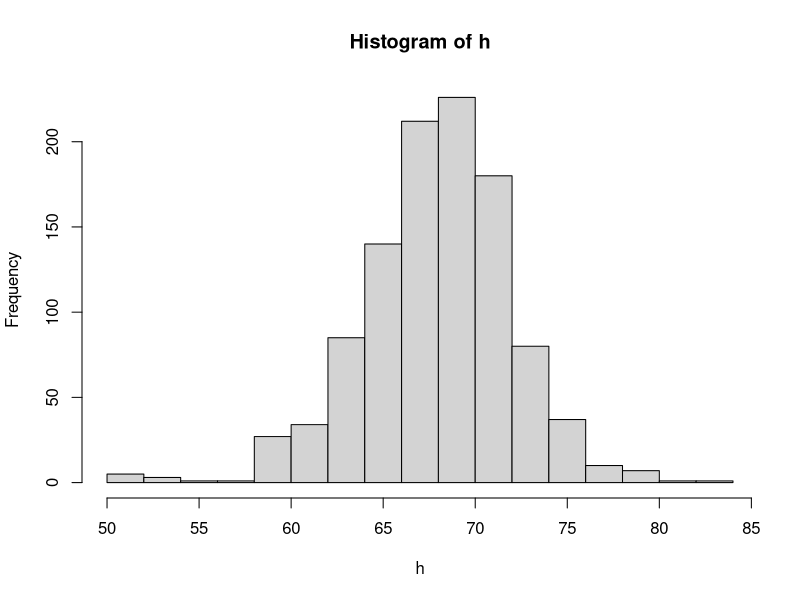
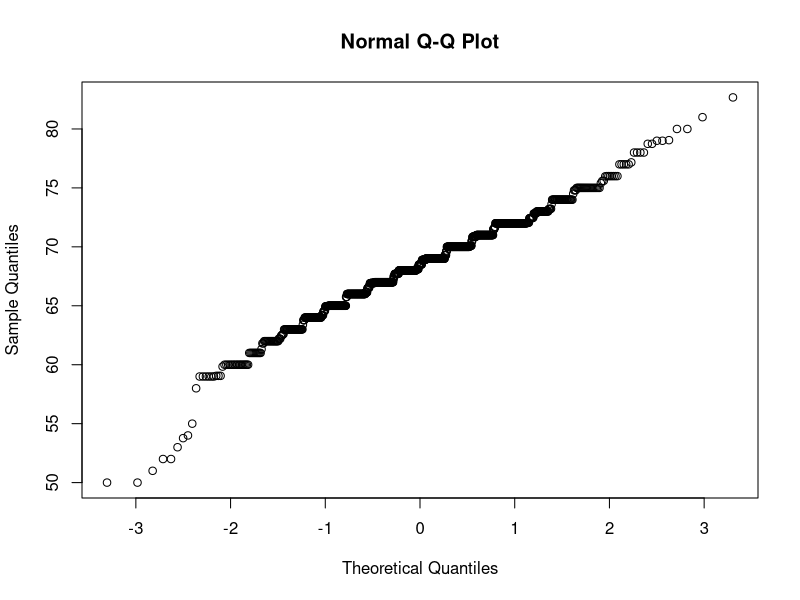

Write R code to recreate these figures, in order.
library(dslabs)
library(dplyr)

data("heights")

h <- heights$height

# What distribution does this data resemble?
par(mfrow = c(1, 1))
hist(h) # Normal Distribution
qqnorm(h)
